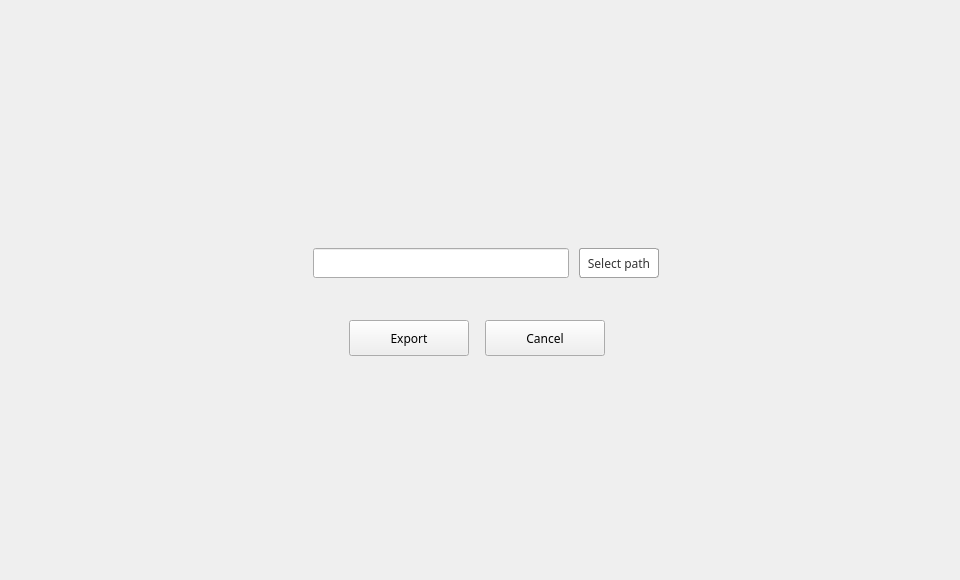
<?xml version="1.0" encoding="UTF-8"?>
<ui version="4.0">
 <class>ExportDialog</class>
 <widget class="QDialog" name="ExportDialog">
  <property name="geometry">
   <rect>
    <x>0</x>
    <y>0</y>
    <width>960</width>
    <height>580</height>
   </rect>
  </property>
  <property name="font">
   <font>
    <family>微软雅黑</family>
   </font>
  </property>
  <property name="windowTitle">
   <string>Dialog</string>
  </property>
  <widget class="QWidget" name="widget" native="true">
   <property name="geometry">
    <rect>
     <x>0</x>
     <y>0</y>
     <width>960</width>
     <height>580</height>
    </rect>
   </property>
   <widget class="QWidget" name="containerWidget" native="true">
    <property name="geometry">
     <rect>
      <x>209</x>
      <y>153</y>
      <width>542</width>
      <height>274</height>
     </rect>
    </property>
    <widget class="QToolButton" name="cancelBtn">
     <property name="geometry">
      <rect>
       <x>276</x>
       <y>167</y>
       <width>120</width>
       <height>36</height>
      </rect>
     </property>
     <property name="cursor">
      <cursorShape>PointingHandCursor</cursorShape>
     </property>
     <property name="text">
      <string>Cancel</string>
     </property>
    </widget>
    <widget class="QLabel" name="export_nameLabel">
     <property name="geometry">
      <rect>
       <x>103</x>
       <y>65</y>
       <width>131</width>
       <height>21</height>
      </rect>
     </property>
     <property name="text">
      <string/>
     </property>
     <property name="scaledContents">
      <bool>true</bool>
     </property>
     <property name="wordWrap">
      <bool>false</bool>
     </property>
    </widget>
    <widget class="QPushButton" name="pathBtn">
     <property name="geometry">
      <rect>
       <x>370</x>
       <y>95</y>
       <width>80</width>
       <height>30</height>
      </rect>
     </property>
     <property name="font">
      <font>
       <family>微软雅黑</family>
      </font>
     </property>
     <property name="cursor">
      <cursorShape>PointingHandCursor</cursorShape>
     </property>
     <property name="styleSheet">
      <string notr="true">QPushButton{border:1px solid rgb(160,160,160);
border-radius:3px;
background-color: rgb(255, 255, 255);
color: rgb(53, 53, 53);
}
QPushButton::hover{color: rgb(153, 153, 153);}</string>
     </property>
     <property name="text">
      <string>Select path</string>
     </property>
    </widget>
    <widget class="QToolButton" name="exportBtn">
     <property name="geometry">
      <rect>
       <x>140</x>
       <y>167</y>
       <width>120</width>
       <height>36</height>
      </rect>
     </property>
     <property name="cursor">
      <cursorShape>PointingHandCursor</cursorShape>
     </property>
     <property name="text">
      <string>Export</string>
     </property>
    </widget>
    <widget class="QLineEdit" name="pathLineEdit">
     <property name="geometry">
      <rect>
       <x>104</x>
       <y>95</y>
       <width>256</width>
       <height>30</height>
      </rect>
     </property>
     <property name="font">
      <font>
       <family>微软雅黑</family>
       <pointsize>10</pointsize>
      </font>
     </property>
     <property name="contextMenuPolicy">
      <enum>Qt::DefaultContextMenu</enum>
     </property>
     <property name="styleSheet">
      <string notr="true">border-color: rgb(0, 0, 0);</string>
     </property>
     <property name="text">
      <string/>
     </property>
     <property name="readOnly">
      <bool>false</bool>
     </property>
    </widget>
    <widget class="QLabel" name="export_hintLabel">
     <property name="geometry">
      <rect>
       <x>103</x>
       <y>20</y>
       <width>381</width>
       <height>21</height>
      </rect>
     </property>
     <property name="text">
      <string/>
     </property>
     <property name="scaledContents">
      <bool>true</bool>
     </property>
     <property name="wordWrap">
      <bool>false</bool>
     </property>
    </widget>
   </widget>
  </widget>
 </widget>
 <resources/>
 <connections/>
</ui>
